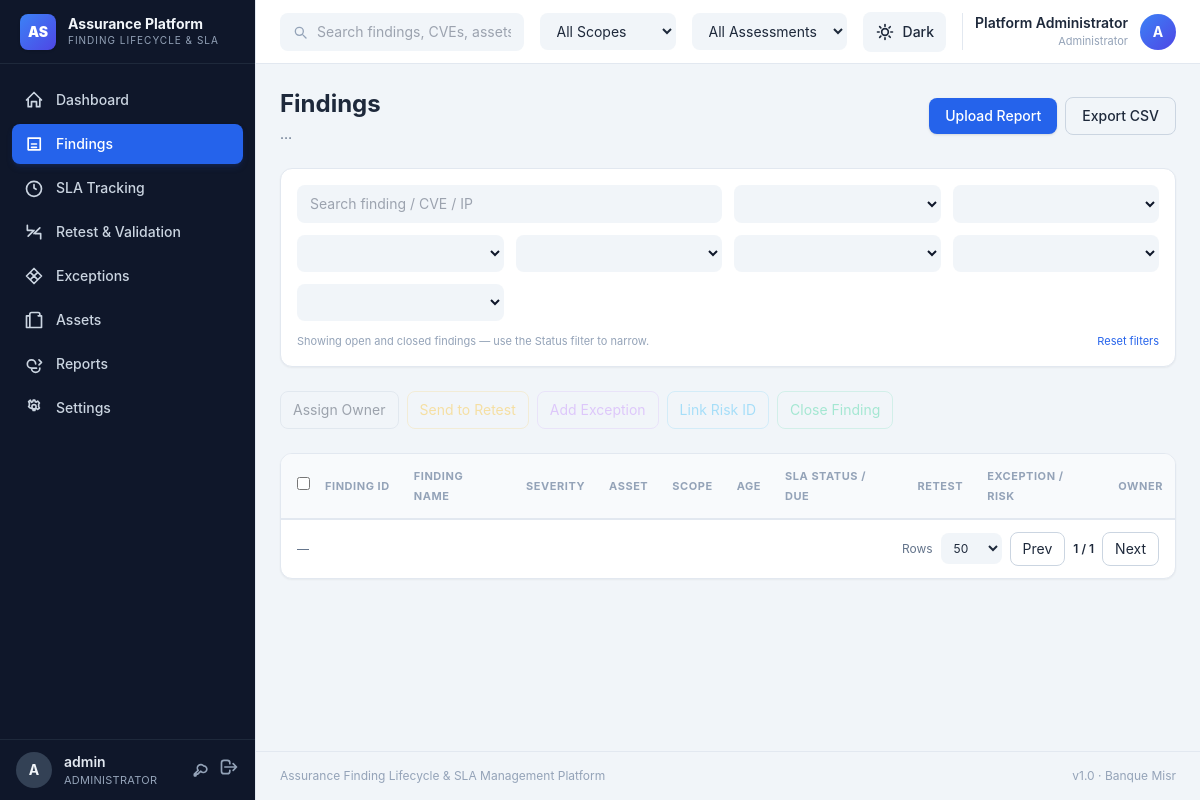
Page /findings (signed in) on the committed database.
### app/models.py (models this page shows, shortened)
class User(Base):
    __tablename__ = "users"
    id = Column(Integer, primary_key=True)
    username = Column(String(80), unique=True, nullable=False, index=True)
    full_name = Column(String(120), nullable=True)
    password_hash = Column(String(255), nullable=False)
    role = Column(String(30), nullable=False, default=ROLE_CUSTOM)  # admin | custom
    is_active = Column(Boolean, default=True)
    created_at = Column(DateTime, default=datetime.utcnow)
    last_login_at = Column(DateTime, nullable=True)
    scope_access = Column(Text, default="")
    assessment_access = Column(Text, default=",".join(SOURCES))
    unscoped_access = Column(Boolean, default=True)
    permissions = relationship("UserPermission", back_populates="user",
                               cascade="all, delete-orphan")

### app/main.py (the view)
@app.get("/findings")
def findings_page(request: Request):
    return _render(request, "findings.html", "findings")

### app/templates/findings.html (shortened to what this page needs)
{% extends "base.html" %}
{% block content %}
<div class="flex flex-wrap items-center justify-between gap-3">
  <div>
    <h1 class="text-2xl font-bold">Findings</h1>
    <p class="text-sm text-slate-500 dark:text-slate-400 mt-1" id="findingsSub">…</p>
  </div>
  <div class="flex items-center gap-2">
    {% if can_write %}
    <button data-btn="upload" class="text-sm bg-blue-600 hover:bg-blue-700 text-white px-4 py-2 rounded-lg font-medium transition shadow">Upload Report</button>
    {% endif %}
    <a href="/api/reports/export" class="text-sm border border-slate-300 dark:border-slate-600 px-4 py-2 rounded-lg font-medium hover:bg-slate-100 dark:hover:bg-slate-800 transition">Export CSV</a>
  </div>
</div>
<div class="grid grid-cols-2 md:grid-cols-4 xl:grid-cols-8 gap-3 p-4 rounded-xl bg-white dark:bg-slate-900 border border-slate-200 dark:border-slate-800 shadow-sm">
  <input id="fQ" placeholder="Search finding / CVE / IP"
         class="col-span-2 xl:col-span-2 text-sm rounded-lg px-3 py-2 bg-slate-100 dark:bg-slate-800 border border-transparent focus:border-blue-500 outline-none">
  <select id="fSource" data-filter="sources" data-label="Source" class="flt"></select>
  <select id="fSeverity" data-filter="severities" data-label="Severity" class="flt"></select>
  <select id="fScope" data-filter="scopes" data-label="Scope" class="flt"></select>
  <select id="fEnv" data-filter="environments" data-label="Env" class="flt"></select>
  <select id="fSLA" data-filter="sla_statuses" data-label="SLA" class="flt"></select>
  <select id="fStatus" data-filter="statuses" data-label="Status" class="flt"></select>
  <select id="fRetest" data-filter="retests" data-label="Retest" class="flt"></select>
  <div class="col-span-2 md:col-span-4 xl:col-span-8 flex items-center justify-between gap-3">
    <span class="text-[11px] text-slate-400" id="filterHint">Showing open and closed findings — use the Status filter to narrow.</span>
    <button id="fReset" class="text-[11px] text-blue-600 dark:text-blue-400 hover:underline">Reset filters</button>
  </div>
</div>
{% if can_write %}
<div class="flex flex-wrap items-center gap-2">
  <button data-bulk="owner" class="text-sm px-3 py-2 rounded-lg border border-slate-300 dark:border-slate-600 hover:bg-slate-100 dark:hover:bg-slate-800 disabled:opacity-40 disabled:cursor-not-allowed transition" disabled>Assign Owner</button>
  <button data-bulk="retest" class="text-sm px-3 py-2 rounded-lg border border-amber-400/40 text-amber-400 hover:bg-amber-500/10 disabled:opacity-40 disabled:cursor-not-allowed transition" disabled>Send to Retest</button>
  <button data-bulk="exception" class="text-sm px-3 py-2 rounded-lg border border-purple-400/40 text-purple-400 hover:bg-purple-500/10 disabled:opacity-40 disabled:cursor-not-allowed transition" disabled>Add Exception</button>
  <button data-bulk="risk" class="text-sm px-3 py-2 rounded-lg border border-sky-400/40 text-sky-400 hover:bg-sky-500/10 disabled:opacity-40 disabled:cursor-not-allowed transition" disabled>Link Risk ID</button>
  <button data-bulk="close" class="text-sm px-3 py-2 rounded-lg border border-emerald-400/40 text-emerald-400 hover:bg-emerald-500/10 disabled:opacity-40 disabled:cursor-not-allowed transition" disabled>Close Finding</button>
</div>
{% endif %}
<div class="overflow-x-auto rounded-xl bg-white dark:bg-slate-900 border border-slate-200 dark:border-slate-800 shadow-sm">
  <table class="w-full text-sm">
    <thead class="bg-slate-50 dark:bg-slate-800/50 text-left text-[11px] uppercase tracking-wider text-slate-400 border-b border-slate-200 dark:border-slate-700">
      <tr>
        {% if can_write %}<th class="py-3 pl-4 w-8"><input type="checkbox" id="checkAll"></th>{% endif %}
        <th class="py-3 px-3">Finding ID</th>
        <th class="py-3 px-3">Finding Name</th>
        <th class="py-3 px-3">Severity</th>
        <th class="py-3 px-3">Asset</th>
        <th class="py-3 px-3">Scope</th>
        <th class="py-3 px-3">Age</th>
        <th class="py-3 px-3">SLA Status / Due</th>
        <th class="py-3 px-3">Retest</th>
        <th class="py-3 px-3">Exception / Risk</th>
        <th class="py-3 px-3">Owner</th>
      </tr>
    </thead>
  </table>
  <div class="flex flex-wrap items-center justify-between gap-3 px-4 py-3 border-t border-slate-200 dark:border-slate-800 text-sm">
    <div class="text-slate-500 dark:text-slate-400 text-[12px]" id="pageInfo">—</div>
    <div class="flex items-center gap-2">
      <label class="text-[12px] text-slate-500 dark:text-slate-400">Rows</label>
      <select id="pageSize" class="text-[12px] rounded-lg px-2 py-1.5 bg-slate-100 dark:bg-slate-800 border border-transparent focus:border-blue-500 outline-none">
        <option>25</option><option selected>50</option><option>100</option><option>200</option>
      </select>
      <button id="pagePrev" class="px-3 py-1.5 rounded-lg border border-slate-300 dark:border-slate-700 disabled:opacity-40 hover:bg-slate-100 dark:hover:bg-slate-800">Prev</button>
      <span class="text-[12px] font-semibold" id="pageLabel">1 / 1</span>
      <button id="pageNext" class="px-3 py-1.5 rounded-lg border border-slate-300 dark:border-slate-700 disabled:opacity-40 hover:bg-slate-100 dark:hover:bg-slate-800">Next</button>
    </div>
  </div>
</div>
{% endblock %}

### app/templates/base.html (shortened to what this page needs)
<!DOCTYPE html>
<html lang="en">
<head>
  <link rel="stylesheet" href="/static/tailwind.css">
</head>
<body class="bg-slate-100 dark:bg-slate-950 text-slate-800 dark:text-slate-200 min-h-screen">
  <div class="flex min-h-screen">
    <aside class="w-64 shrink-0 bg-slate-900 dark:bg-slate-900 border-r border-slate-200 dark:border-slate-800 flex flex-col fixed inset-y-0">
      <div class="h-16 flex items-center gap-3 px-5 border-b border-slate-800">
        <div class="w-9 h-9 rounded-lg bg-gradient-to-br from-blue-500 to-indigo-600 flex items-center justify-center text-white font-black text-sm shadow">AS</div>
        <div>
          <div class="font-bold text-slate-100 leading-tight text-sm">Assurance Platform</div>
          <div class="text-[10px] uppercase tracking-widest text-slate-400">Finding Lifecycle & SLA</div>
        </div>
      </div>
      <nav class="flex-1 overflow-y-auto py-4 px-3 space-y-1">
        {% set nav = [
          ('/', 'dashboard', 'Dashboard'),
          ('/findings', 'findings', 'Findings'),
          ('/sla-tracking', 'sla_tracking', 'SLA Tracking'),
          ('/retests', 'retests', 'Retest & Validation'),
          ('/exceptions', 'exceptions', 'Exceptions'),
          ('/assets', 'assets', 'Assets'),
          ('/reports', 'reports', 'Reports'),
          ('/settings', 'settings', 'Settings')
        ] %}
        {% for href, key, label in nav %}
          {% if access is not defined or access.get(key) in ('read', 'write') %}
          {% set active = (module == key) if module is defined else (path == href) %}
          <a href="{{ href }}"
             class="flex items-center gap-3 px-3 py-2.5 rounded-lg text-sm font-medium transition
                    {{ 'bg-blue-600 text-white shadow-md shadow-blue-900/30' if active else 'text-slate-300 hover:bg-slate-800 hover:text-white' }}">
            <svg class="w-5 h-5" fill="none" viewBox="0 0 24 24" stroke="currentColor" stroke-width="2">
              {% if key == 'dashboard' %}
                <path stroke-linecap="round" stroke-linejoin="round" d="M3 12l9-9 9 9M5 10v10h4v-6h6v6h4V10"/>
              {% elif key == 'findings' %}
                <path stroke-linecap="round" stroke-linejoin="round" d="M9 12h6m-6 4h6M5 5h14.5v14H5z" stroke-linejoin="round"/>
              {% elif key == 'sla_tracking' %}
                <path stroke-linecap="round" stroke-linejoin="round" d="M12 8v4l2.5 1.5M12 22a9 9 0 100-18 9 9 0 000 18z"/>
              {% elif key == 'retests' %}
                <path stroke-linecap="round" stroke-linejoin="round" d="M4 4v6h6M20 20v-6h-6M5 17l7-7M19 7l-7 7"/>
              {% elif key == 'exceptions' %}
                <path stroke-linecap="round" stroke-linejoin="round" d="M8.5 8.5l7 7M8.5 15.5l7-7M12 3l9 9-9 9-9-9 9-9z"/>
              {% elif key == 'assets' %}
                <path stroke-linecap="round" stroke-linejoin="round" d="M7 21V7m0 0V5a2 2 0 012-2h8a2 2 0 012 2v2M7 7H3v14h18V7h-4M7 21h10"/>
              {% elif key == 'reports' %}
                <path stroke-linecap="round" stroke-linejoin="round" d="M9 17a5 5 0 010-10h0a5 5 0 015 5M9 17a5 5 0 0010 0M9 17h6m3-10l3 3-3 3"/>
              {% elif key == 'settings' %}
                <path stroke-linecap="round" stroke-linejoin="round" d="M10.5 4.5l.5-2h2l.5 2a7 7 0 011.2.5l1.7-1.2L18.5 6l-1 1.6a7 7 0 010 2.8l1 1.6-2.1 1.7-1.7-1.2a7 7 0 01-1.2.5l-.5 2h-2l-.5-2a7 7 0 01-1.2-.5L7.6 12 5.5 10.4l1-1.6a7 7 0 010-2.8l-1-1.6 2.1-1.7L9 5.2a7 7 0 011.5-.7zM12 8a2.5 2.5 0 100 5 2.5 2.5 0 000-5z"/>
              {% endif %}
            </svg>
            <span class="flex-1">{{ label }}</span>
          </a>
          {% endif %}
        {% endfor %}
      </nav>
      <div class="px-4 py-3 border-t border-slate-800">
        <div class="flex items-center gap-3">
          <div class="w-9 h-9 rounded-full bg-slate-700 flex items-center justify-center font-bold text-slate-100 text-sm">
            {{ current_user.username[:1]|upper }}
          </div>
          <div class="min-w-0">
            <div class="text-sm font-semibold text-slate-200 truncate">{{ current_user.username }}</div>
            <div class="text-[11px] text-slate-400 uppercase tracking-wide">{{ 'administrator' if current_user.role == 'admin' else 'custom access' }}</div>
          </div>
          <div class="ml-auto flex items-center gap-2">
            <button type="button" onclick="openPasswordModal()"
                    class="text-slate-400 hover:text-blue-400 transition" title="Change my password">
              <svg class="w-5 h-5" fill="none" viewBox="0 0 24 24" stroke="currentColor" stroke-width="2">
                <path stroke-linecap="round" stroke-linejoin="round" d="M15 7a4 4 0 11-3.2 6.4L8 17H6v2H4v-2l4.6-4.6A4 4 0 1115 7z"/>
              </svg>
            </button>
            <form method="post" action="/logout">
              <button class="text-slate-400 hover:text-red-400 transition" title="Log out">
                <svg class="w-5 h-5" fill="none" viewBox="0 0 24 24" stroke="currentColor" stroke-width="2">
                  <path stroke-linecap="round" stroke-linejoin="round" d="M17 16l4-4m0 0l-4-4m4 4H7m6 4v1a3 3 0 01-3 3H6a3 3 0 01-3-3V7a3 3 0 013-3h4a3 3 0 013 3v1"/>
                </svg>
              </button>
            </form>
          </div>
        </div>
      </div>
    </aside>
    <div class="flex-1 min-w-0 md:ml-64 flex flex-col">
      <header class="h-16 border-b border-slate-200 dark:border-slate-800 bg-white dark:bg-slate-900 flex items-center gap-4 px-6 sticky top-0 z-30 backdrop-blur">
        <div class="flex-1 relative max-w-xl">
          <svg class="w-4 h-4 absolute left-3 top-1/2 -translate-y-1/2 text-slate-400" fill="none" viewBox="0 0 24 24" stroke="currentColor" stroke-width="2">
            <path stroke-linecap="round" stroke-linejoin="round" d="M21 21l-4.35-4.35M17 11a6 6 0 11-12 0 6 6 0 0112 0z"/>
          </svg>
          <input id="globalSearch" type="text" placeholder="Search findings, CVEs, assets, IPs..."
                 class="w-full pl-9 pr-3 py-2 rounded-lg text-sm bg-slate-100 dark:bg-slate-800 border border-transparent focus:border-blue-500 focus:bg-white dark:focus:bg-slate-800 outline-none">
        </div>
        <select id="headerScope" title="Business scope"
                class="text-sm rounded-lg px-3 py-2 bg-slate-100 dark:bg-slate-800 outline-none border {{ 'border-blue-500 text-blue-700 dark:text-blue-300 font-semibold' if view.scope else 'border-transparent' }}">
          {% if view.scope_options|length != 1 or not view.scope_locked %}
          <option value="">{{ 'All Scopes' if not view.scope_locked else 'All My Scopes' }}</option>
          {% endif %}
        </select>
        <select id="headerSource" title="Assessment type"
                class="text-sm rounded-lg px-3 py-2 bg-slate-100 dark:bg-slate-800 outline-none border {{ 'border-blue-500 text-blue-700 dark:text-blue-300 font-semibold' if view.source else 'border-transparent' }}">
          {% if view.source_options|length != 1 %}
          <option value="">All Assessments</option>
          {% endif %}
        </select>
        <button id="themeToggle"
                class="h-10 px-3 rounded-lg bg-slate-100 dark:bg-slate-800 hover:bg-slate-200 dark:hover:bg-slate-700 flex items-center gap-2 transition text-sm font-medium"
                title="Switch between light and dark" aria-pressed="false">
          <svg id="iconSun" class="w-5 h-5" fill="none" viewBox="0 0 24 24" stroke="currentColor" stroke-width="2">
            <path stroke-linecap="round" stroke-linejoin="round" d="M12 3v2m0 14v2M5.6 5.6l1.4 1.4m9.9 9.9l1.4 1.4M3 12h2m14 0h2M5.6 18.4l1.4-1.4m9.9-9.9l1.4-1.4M12 8a4 4 0 100 8 4 4 0 000-8z"/>
          </svg>
          <span id="themeLabel" class="hidden lg:inline">Dark</span>
        </button>
        <div class="flex items-center gap-3 pl-3 border-l border-slate-200 dark:border-slate-700 relative">
          <div class="text-right">
            <div class="text-sm font-semibold">{{ current_user.full_name or current_user.username }}</div>
            <div class="text-[11px] text-slate-400">{{ 'Administrator' if current_user.role == 'admin' else 'Custom access' }}</div>
          </div>
          <div class="w-9 h-9 rounded-full bg-gradient-to-br from-blue-500 to-indigo-600 flex items-center justify-center text-white font-bold text-sm">
            {{ current_user.username[:1]|upper }}
          </div>
        </div>
      </header>
      <main class="flex-1 min-w-0 p-6 space-y-6">
        {% block content %}{% endblock %}
      </main>
      <footer class="px-6 py-4 text-xs text-slate-400 border-t border-slate-200 dark:border-slate-800 flex justify-between">
        <span>Assurance Finding Lifecycle & SLA Management Platform</span>
        <span>v1.0 · Banque Misr</span>
      </footer>
    </div>
  </div>
</body>
</html>

### app/templates/base.html (style rules this page uses)
html, body { font-family: 'Inter', ui-sans-serif, system-ui, -apple-system, sans-serif; }
input[type=checkbox] { accent-color: #2563eb; }
select.flt, input.flt { font-size: 0.875rem; border-radius: 0.5rem; padding: 0.5rem 0.75rem; background: #f1f5f9; color: #0f172a; border: 1px solid transparent; outline: none; width: 100%; }

### rows in the picture
User: username "A", username "admin", role "ADMINISTRATOR", full_name "Platform Administrator", role "Administrator"

### other values in the picture
{{ label }} "Dashboard" "Findings" "SLA Tracking" "Retest & Validation" "Exceptions" "Assets" "Reports" "Settings"
form field value "All Scopes"
